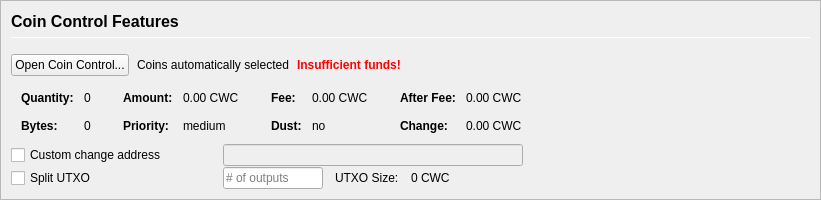
         <widget class="QFrame" name="frameCoinControl">
          <property name="sizePolicy">
           <sizepolicy hsizetype="Expanding" vsizetype="Expanding">
            <horstretch>0</horstretch>
            <verstretch>0</verstretch>
           </sizepolicy>
          </property>
          <property name="maximumSize">
           <size>
            <width>16777215</width>
            <height>16777215</height>
           </size>
          </property>
          <property name="frameShape">
           <enum>QFrame::StyledPanel</enum>
          </property>
          <property name="frameShadow">
           <enum>QFrame::Sunken</enum>
          </property>
          <layout class="QVBoxLayout" name="verticalLayoutCoinControl2">
           <property name="spacing">
            <number>0</number>
           </property>
           <property name="margin">
            <number>0</number>
           </property>
           <item>
            <widget class="QFrame" name="frameCoinControl_BG">
             <layout class="QVBoxLayout" name="verticalLayoutCoinControl" stretch="0,0,0,0,0,0">
              <property name="spacing">
               <number>1</number>
              </property>
              <property name="leftMargin">
               <number>10</number>
              </property>
              <property name="topMargin">
               <number>10</number>
              </property>
              <item>
               <layout class="QHBoxLayout" name="horizontalLayoutCoinControl1">
                <property name="bottomMargin">
                 <number>15</number>
                </property>
                <item>
                 <layout class="QVBoxLayout" name="verticalLayout_3">
                  <property name="spacing">
                   <number>6</number>
                  </property>
                  <item>
                   <widget class="QLabel" name="labelCoinControlFeatures">
                    <property name="sizePolicy">
                     <sizepolicy hsizetype="Preferred" vsizetype="Maximum">
                      <horstretch>0</horstretch>
                      <verstretch>0</verstretch>
                     </sizepolicy>
                    </property>
                    <property name="minimumSize">
                     <size>
                      <width>0</width>
                      <height>20</height>
                     </size>
                    </property>
                    <property name="font">
                     <font>
                      <pointsize>12</pointsize>
                      <weight>75</weight>
                      <bold>true</bold>
                     </font>
                    </property>
                    <property name="styleSheet">
                     <string notr="true">font-weight:bold;</string>
                    </property>
                    <property name="text">
                     <string>Coin Control Features</string>
                    </property>
                   </widget>
                  </item>
                  <item>
                   <widget class="Line" name="line">
                    <property name="minimumSize">
                     <size>
                      <width>0</width>
                      <height>1</height>
                     </size>
                    </property>
                    <property name="maximumSize">
                     <size>
                      <width>16777215</width>
                      <height>1</height>
                     </size>
                    </property>
                    <property name="orientation">
                     <enum>Qt::Horizontal</enum>
                    </property>
                   </widget>
                  </item>
                 </layout>
                </item>
               </layout>
              </item>
              <item>
               <layout class="QHBoxLayout" name="horizontalLayoutCoinControl2" stretch="0,0,0,0">
                <property name="spacing">
                 <number>8</number>
                </property>
                <property name="bottomMargin">
                 <number>10</number>
                </property>
                <item>
                 <widget class="QPushButton" name="pushButtonCoinControl">
                  <property name="styleSheet">
                   <string notr="true"/>
                  </property>
                  <property name="text">
                   <string>Open Coin Control...</string>
                  </property>
                  <property name="autoDefault">
                   <bool>false</bool>
                  </property>
                 </widget>
                </item>
                <item>
                 <widget class="QLabel" name="labelCoinControlAutomaticallySelected">
                  <property name="text">
                   <string>Coins automatically selected</string>
                  </property>
                  <property name="margin">
                   <number>5</number>
                  </property>
                 </widget>
                </item>
                <item>
                 <widget class="QLabel" name="labelCoinControlInsuffFunds">
                  <property name="font">
                   <font>
                    <weight>75</weight>
                    <bold>true</bold>
                   </font>
                  </property>
                  <property name="styleSheet">
                   <string notr="true">color:red;font-weight:bold;</string>
                  </property>
                  <property name="text">
                   <string>Insufficient funds!</string>
                  </property>
                  <property name="margin">
                   <number>5</number>
                  </property>
                 </widget>
                </item>
                <item>
                 <spacer name="horizontalSpacerCoinControl">
                  <property name="orientation">
                   <enum>Qt::Horizontal</enum>
                  </property>
                  <property name="sizeHint" stdset="0">
                   <size>
                    <width>40</width>
                    <height>1</height>
                   </size>
                  </property>
                 </spacer>
                </item>
               </layout>
              </item>
              <item>
               <widget class="QWidget" name="widgetCoinControl" native="true">
                <property name="sizePolicy">
                 <sizepolicy hsizetype="Preferred" vsizetype="Preferred">
                  <horstretch>0</horstretch>
                  <verstretch>0</verstretch>
                 </sizepolicy>
                </property>
                <property name="minimumSize">
                 <size>
                  <width>0</width>
                  <height>0</height>
                 </size>
                </property>
                <property name="styleSheet">
                 <string notr="true"/>
                </property>
                <layout class="QHBoxLayout" name="horizontalLayoutCoinControl5">
                 <property name="margin">
                  <number>0</number>
                 </property>
                 <item>
                  <layout class="QHBoxLayout" name="horizontalLayoutCoinControl3" stretch="0,0,0,1">
                   <property name="spacing">
                    <number>20</number>
                   </property>
                   <property name="topMargin">
                    <number>0</number>
                   </property>
                   <property name="bottomMargin">
                    <number>10</number>
                   </property>
                   <item>
                    <layout class="QFormLayout" name="formLayoutCoinControl1">
                     <property name="horizontalSpacing">
                      <number>10</number>
                     </property>
                     <property name="verticalSpacing">
                      <number>14</number>
                     </property>
                     <property name="leftMargin">
                      <number>10</number>
                     </property>
                     <property name="topMargin">
                      <number>4</number>
                     </property>
                     <property name="rightMargin">
                      <number>6</number>
                     </property>
                     <item row="0" column="0">
                      <widget class="QLabel" name="labelCoinControlQuantityText">
                       <property name="font">
                        <font>
                         <weight>75</weight>
                         <bold>true</bold>
                        </font>
                       </property>
                       <property name="text">
                        <string>Quantity:</string>
                       </property>
                       <property name="margin">
                        <number>0</number>
                       </property>
                      </widget>
                     </item>
                     <item row="0" column="1">
                      <widget class="QLabel" name="labelCoinControlQuantity">
                       <property name="cursor">
                        <cursorShape>IBeamCursor</cursorShape>
                       </property>
                       <property name="contextMenuPolicy">
                        <enum>Qt::ActionsContextMenu</enum>
                       </property>
                       <property name="text">
                        <string notr="true">0</string>
                       </property>
                       <property name="margin">
                        <number>0</number>
                       </property>
                       <property name="textInteractionFlags">
                        <set>Qt::LinksAccessibleByMouse|Qt::TextSelectableByKeyboard|Qt::TextSelectableByMouse</set>
                       </property>
                      </widget>
                     </item>
                     <item row="1" column="0">
                      <widget class="QLabel" name="labelCoinControlBytesText">
                       <property name="font">
                        <font>
                         <weight>75</weight>
                         <bold>true</bold>
                        </font>
                       </property>
                       <property name="text">
                        <string>Bytes:</string>
                       </property>
                      </widget>
                     </item>
                     <item row="1" column="1">
                      <widget class="QLabel" name="labelCoinControlBytes">
                       <property name="cursor">
                        <cursorShape>IBeamCursor</cursorShape>
                       </property>
                       <property name="contextMenuPolicy">
                        <enum>Qt::ActionsContextMenu</enum>
                       </property>
                       <property name="text">
                        <string notr="true">0</string>
                       </property>
                       <property name="textInteractionFlags">
                        <set>Qt::LinksAccessibleByMouse|Qt::TextSelectableByKeyboard|Qt::TextSelectableByMouse</set>
                       </property>
                      </widget>
                     </item>
                    </layout>
                   </item>
                   <item>
                    <layout class="QFormLayout" name="formLayoutCoinControl2">
                     <property name="horizontalSpacing">
                      <number>10</number>
                     </property>
                     <property name="verticalSpacing">
                      <number>14</number>
                     </property>
                     <property name="leftMargin">
                      <number>6</number>
                     </property>
                     <property name="topMargin">
                      <number>4</number>
                     </property>
                     <property name="rightMargin">
                      <number>6</number>
                     </property>
                     <item row="0" column="0">
                      <widget class="QLabel" name="labelCoinControlAmountText">
                       <property name="font">
                        <font>
                         <weight>75</weight>
                         <bold>true</bold>
                        </font>
                       </property>
                       <property name="text">
                        <string>Amount:</string>
                       </property>
                       <property name="margin">
                        <number>0</number>
                       </property>
                      </widget>
                     </item>
                     <item row="0" column="1">
                      <widget class="QLabel" name="labelCoinControlAmount">
                       <property name="cursor">
                        <cursorShape>IBeamCursor</cursorShape>
                       </property>
                       <property name="contextMenuPolicy">
                        <enum>Qt::ActionsContextMenu</enum>
                       </property>
                       <property name="text">
                        <string notr="true">0.00 CWC</string>
                       </property>
                       <property name="textInteractionFlags">
                        <set>Qt::LinksAccessibleByMouse|Qt::TextSelectableByKeyboard|Qt::TextSelectableByMouse</set>
                       </property>
                      </widget>
                     </item>
                     <item row="1" column="0">
                      <widget class="QLabel" name="labelCoinControlPriorityText">
                       <property name="font">
                        <font>
                         <weight>75</weight>
                         <bold>true</bold>
                        </font>
                       </property>
                       <property name="text">
                        <string>Priority:</string>
                       </property>
                      </widget>
                     </item>
                     <item row="1" column="1">
                      <widget class="QLabel" name="labelCoinControlPriority">
                       <property name="cursor">
                        <cursorShape>IBeamCursor</cursorShape>
                       </property>
                       <property name="contextMenuPolicy">
                        <enum>Qt::ActionsContextMenu</enum>
                       </property>
                       <property name="text">
                        <string>medium</string>
                       </property>
                       <property name="textInteractionFlags">
                        <set>Qt::LinksAccessibleByMouse|Qt::TextSelectableByKeyboard|Qt::TextSelectableByMouse</set>
                       </property>
                      </widget>
                     </item>
                    </layout>
                   </item>
                   <item>
                    <layout class="QFormLayout" name="formLayoutCoinControl3">
                     <property name="horizontalSpacing">
                      <number>10</number>
                     </property>
                     <property name="verticalSpacing">
                      <number>14</number>
                     </property>
                     <property name="leftMargin">
                      <number>6</number>
                     </property>
                     <property name="topMargin">
                      <number>4</number>
                     </property>
                     <property name="rightMargin">
                      <number>6</number>
                     </property>
                     <item row="0" column="0">
                      <widget class="QLabel" name="labelCoinControlFeeText">
                       <property name="font">
                        <font>
                         <weight>75</weight>
                         <bold>true</bold>
                        </font>
                       </property>
                       <property name="text">
                        <string>Fee:</string>
                       </property>
                       <property name="margin">
                        <number>0</number>
                       </property>
                      </widget>
                     </item>
                     <item row="0" column="1">
                      <widget class="QLabel" name="labelCoinControlFee">
                       <property name="cursor">
                        <cursorShape>IBeamCursor</cursorShape>
                       </property>
                       <property name="contextMenuPolicy">
                        <enum>Qt::ActionsContextMenu</enum>
                       </property>
                       <property name="text">
                        <string notr="true">0.00 CWC</string>
                       </property>
                       <property name="textInteractionFlags">
                        <set>Qt::LinksAccessibleByMouse|Qt::TextSelectableByKeyboard|Qt::TextSelectableByMouse</set>
                       </property>
                      </widget>
                     </item>
                     <item row="1" column="0">
                      <widget class="QLabel" name="labelCoinControlLowOutputText">
                       <property name="font">
                        <font>
                         <weight>75</weight>
                         <bold>true</bold>
                        </font>
                       </property>
                       <property name="text">
                        <string>Dust:</string>
                       </property>
                      </widget>
                     </item>
                     <item row="1" column="1">
                      <widget class="QLabel" name="labelCoinControlLowOutput">
                       <property name="cursor">
                        <cursorShape>IBeamCursor</cursorShape>
                       </property>
                       <property name="contextMenuPolicy">
                        <enum>Qt::ActionsContextMenu</enum>
                       </property>
                       <property name="text">
                        <string>no</string>
                       </property>
                       <property name="textInteractionFlags">
                        <set>Qt::LinksAccessibleByMouse|Qt::TextSelectableByKeyboard|Qt::TextSelectableByMouse</set>
                       </property>
                      </widget>
                     </item>
                    </layout>
                   </item>
                   <item>
                    <layout class="QFormLayout" name="formLayoutCoinControl4">
                     <property name="horizontalSpacing">
                      <number>10</number>
                     </property>
                     <property name="verticalSpacing">
                      <number>14</number>
                     </property>
                     <property name="leftMargin">
                      <number>6</number>
                     </property>
                     <property name="topMargin">
                      <number>4</number>
                     </property>
                     <property name="rightMargin">
                      <number>6</number>
                     </property>
                     <item row="0" column="0">
                      <widget class="QLabel" name="labelCoinControlAfterFeeText">
                       <property name="font">
                        <font>
                         <weight>75</weight>
                         <bold>true</bold>
                        </font>
                       </property>
                       <property name="text">
                        <string>After Fee:</string>
                       </property>
                       <property name="margin">
                        <number>0</number>
                       </property>
                      </widget>
                     </item>
                     <item row="0" column="1">
                      <widget class="QLabel" name="labelCoinControlAfterFee">
                       <property name="cursor">
                        <cursorShape>IBeamCursor</cursorShape>
                       </property>
                       <property name="contextMenuPolicy">
                        <enum>Qt::ActionsContextMenu</enum>
                       </property>
                       <property name="text">
                        <string notr="true">0.00 CWC</string>
                       </property>
                       <property name="textInteractionFlags">
                        <set>Qt::LinksAccessibleByMouse|Qt::TextSelectableByKeyboard|Qt::TextSelectableByMouse</set>
                       </property>
                      </widget>
                     </item>
                     <item row="1" column="0">
                      <widget class="QLabel" name="labelCoinControlChangeText">
                       <property name="font">
                        <font>
                         <weight>75</weight>
                         <bold>true</bold>
                        </font>
                       </property>
                       <property name="text">
                        <string>Change:</string>
                       </property>
                      </widget>
                     </item>
                     <item row="1" column="1">
                      <widget class="QLabel" name="labelCoinControlChange">
                       <property name="cursor">
                        <cursorShape>IBeamCursor</cursorShape>
                       </property>
                       <property name="contextMenuPolicy">
                        <enum>Qt::ActionsContextMenu</enum>
                       </property>
                       <property name="text">
                        <string notr="true">0.00 CWC</string>
                       </property>
                       <property name="textInteractionFlags">
                        <set>Qt::LinksAccessibleByMouse|Qt::TextSelectableByKeyboard|Qt::TextSelectableByMouse</set>
                       </property>
                      </widget>
                     </item>
                    </layout>
                   </item>
                  </layout>
                 </item>
                </layout>
               </widget>
              </item>
              <item>
               <layout class="QHBoxLayout" name="horizontalLayoutCoinControl4">
                <property name="spacing">
                 <number>12</number>
                </property>
                <property name="sizeConstraint">
                 <enum>QLayout::SetDefaultConstraint</enum>
                </property>
                <property name="topMargin">
                 <number>0</number>
                </property>
                <property name="rightMargin">
                 <number>0</number>
                </property>
                <item>
                 <widget class="QCheckBox" name="checkBoxCoinControlChange">
                  <property name="sizePolicy">
                   <sizepolicy hsizetype="Preferred" vsizetype="Preferred">
                    <horstretch>0</horstretch>
                    <verstretch>0</verstretch>
                   </sizepolicy>
                  </property>
                  <property name="minimumSize">
                   <size>
                    <width>200</width>
                    <height>0</height>
                   </size>
                  </property>
                  <property name="maximumSize">
                   <size>
                    <width>200</width>
                    <height>16777215</height>
                   </size>
                  </property>
                  <property name="toolTip">
                   <string>If this is activated, but the change address is empty or invalid, change will be sent to a newly generated address.</string>
                  </property>
                  <property name="text">
                   <string>Custom change address</string>
                  </property>
                 </widget>
                </item>
                <item>
                 <widget class="QValidatedLineEdit" name="lineEditCoinControlChange">
                  <property name="enabled">
                   <bool>false</bool>
                  </property>
                  <property name="sizePolicy">
                   <sizepolicy hsizetype="Preferred" vsizetype="Preferred">
                    <horstretch>0</horstretch>
                    <verstretch>0</verstretch>
                   </sizepolicy>
                  </property>
                  <property name="minimumSize">
                   <size>
                    <width>300</width>
                    <height>0</height>
                   </size>
                  </property>
                 </widget>
                </item>
                <item>
                 <widget class="QLabel" name="labelCoinControlChangeLabel">
                  <property name="sizePolicy">
                   <sizepolicy hsizetype="Preferred" vsizetype="Preferred">
                    <horstretch>0</horstretch>
                    <verstretch>0</verstretch>
                   </sizepolicy>
                  </property>
                  <property name="minimumSize">
                   <size>
                    <width>100</width>
                    <height>0</height>
                   </size>
                  </property>
                  <property name="text">
                   <string/>
                  </property>
                  <property name="margin">
                   <number>3</number>
                  </property>
                 </widget>
                </item>
               </layout>
              </item>
              <item>
               <layout class="QHBoxLayout" name="horizontalLayoutCoinControl6">
                <property name="spacing">
                 <number>12</number>
                </property>
                <property name="rightMargin">
                 <number>0</number>
                </property>
                <item>
                 <widget class="QCheckBox" name="splitBlockCheckBox">
                  <property name="sizePolicy">
                   <sizepolicy hsizetype="Preferred" vsizetype="Preferred">
                    <horstretch>0</horstretch>
                    <verstretch>0</verstretch>
                   </sizepolicy>
                  </property>
                  <property name="minimumSize">
                   <size>
                    <width>200</width>
                    <height>0</height>
                   </size>
                  </property>
                  <property name="maximumSize">
                   <size>
                    <width>200</width>
                    <height>16777215</height>
                   </size>
                  </property>
                  <property name="text">
                   <string>Split UTXO</string>
                  </property>
                 </widget>
                </item>
                <item>
                 <widget class="QLineEdit" name="splitBlockLineEdit">
                  <property name="sizePolicy">
                   <sizepolicy hsizetype="Preferred" vsizetype="Preferred">
                    <horstretch>50</horstretch>
                    <verstretch>0</verstretch>
                   </sizepolicy>
                  </property>
                  <property name="minimumSize">
                   <size>
                    <width>100</width>
                    <height>0</height>
                   </size>
                  </property>
                  <property name="maximumSize">
                   <size>
                    <width>100</width>
                    <height>16777215</height>
                   </size>
                  </property>
                  <property name="placeholderText">
                   <string># of outputs</string>
                  </property>
                 </widget>
                </item>
                <item>
                 <widget class="QLabel" name="labelBlockSizeText">
                  <property name="text">
                   <string>UTXO Size:</string>
                  </property>
                 </widget>
                </item>
                <item>
                 <widget class="QLabel" name="labelBlockSize">
                  <property name="text">
                   <string>0 CWC</string>
                  </property>
                 </widget>
                </item>
                <item>
                 <spacer name="horizontalSpacer_7">
                  <property name="orientation">
                   <enum>Qt::Horizontal</enum>
                  </property>
                  <property name="sizeHint" stdset="0">
                   <size>
                    <width>40</width>
                    <height>20</height>
                   </size>
                  </property>
                 </spacer>
                </item>
               </layout>
              </item>
              <item>
               <spacer name="verticalSpacerCoinControl">
                <property name="orientation">
                 <enum>Qt::Vertical</enum>
                </property>
                <property name="sizeHint" stdset="0">
                 <size>
                  <width>800</width>
                  <height>1</height>
                 </size>
                </property>
               </spacer>
              </item>
             </layout>
            </widget>
           </item>
          </layout>
         </widget>
